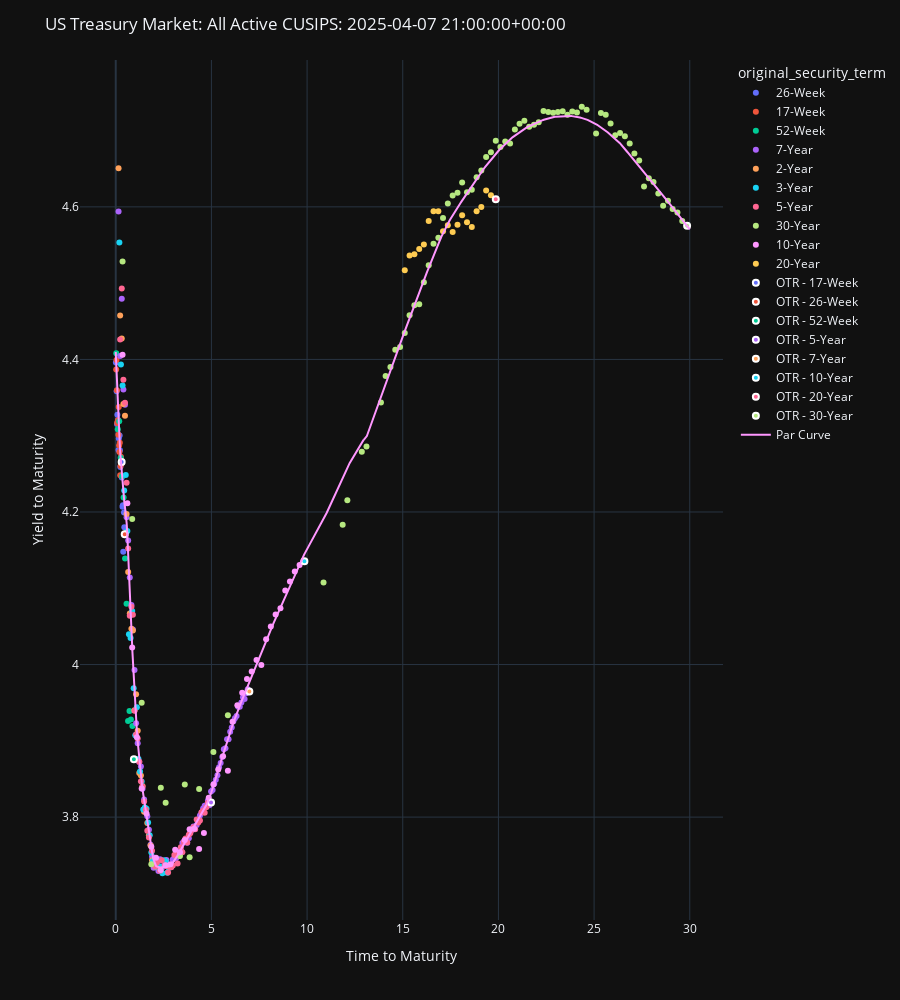

The notebook cell saved with this chart:
### Markdown cell above
## Plotting CUSIP YTMs + Par Curve Model

### Code cell
usts.plot_all_cusips(date=datetime(2025, 4, 7))

### Figure 1 — Plotly figure (JSON) as saved in the notebook; plotly's stock layout.template omitted (floating-point values rounded to 4 significant figures; data arrays with more than 128 entries replaced by an {"elided": "..."} marker saying what was removed)
{"data": [{"customdata": [["2025-02-27T00:00:00", "2025-04-10T00:00:00", "912797NB9", "26-Week", "nan% Apr-25", 99.98, 231000.0], ["2025-03-13T00:00:00", "2025-04-24T00:00:00", "912797NC7", "26-Week", "nan% Apr-25", 99.81, 226000.0], ["2025-03-20T00:00:00", "2025-05-01T00:00:00", "912797ND5", "26-Week", "nan% May-25", 99.73, 226000.0], ["2025-03-27T00:00:00", "2025-05-08T00:00:00", "912797NE3", "26-Week", "nan% May-25", 99.65, 226000.0], ["2025-02-20T00:00:00", "2025-05-22T00:00:00", "912797NM5", "26-Week", "nan% May-25", 99.48, 152000.0], ["2025-02-27T00:00:00", "2025-05-29T00:00:00", "912797NN3", "26-Week", "nan% May-25", 99.41, 148000.0], ["2025-03-06T00:00:00", "2025-06-05T00:00:00", "912797NP8", "26-Week", "nan% Jun-25", 99.32, 148000.0], ["2025-03-20T00:00:00", "2025-06-20T00:00:00", "912797NV5", "26-Week", "nan% Jun-25", 99.15, 148000.0], ["2025-03-27T00:00:00", "2025-06-26T00:00:00", "912797NW3", "26-Week", "nan% Jun-25", 99.08, 148000.0], ["2025-04-03T00:00:00", "2025-07-03T00:00:00", "912797NX1", "26-Week", "nan% Jul-25", 99.0, 152800.0], ["2025-01-16T00:00:00", "2025-07-17T00:00:00", "912797PE1", "26-Week", "nan% Jul-25", 98.84, 72000.0], ["2025-01-23T00:00:00", "2025-07-24T00:00:00", "912797PF8", "26-Week", "nan% Jul-25", 98.76, 72000.0], ["2025-01-30T00:00:00", "2025-07-31T00:00:00", "912797PG6", "26-Week", "nan% Jul-25", 98.69, 72000.0], ["2025-02-13T00:00:00", "2025-08-14T00:00:00", "912797PN1", "26-Week", "nan% Aug-25", 98.54, 72000.0], ["2025-02-20T00:00:00", "2025-08-21T00:00:00", "912797PP6", "26-Week", "nan% Aug-25", 98.46, 70000.0], ["2025-02-27T00:00:00", "2025-08-28T00:00:00", "912797PQ4", "26-Week", "nan% Aug-25", 98.4, 68000.0], ["2025-03-13T00:00:00", "2025-09-11T00:00:00", "912797PW1", "26-Week", "nan% Sep-25", 98.25, 68000.0], ["2025-03-20T00:00:00", "2025-09-18T00:00:00", "912797PX9", "26-Week", "nan% Sep-25", 98.18, 68000.0]], "hovertemplate": "original_security_term=%{customdata[3]}<br>time_to_maturity=%{x}<br>eod_ytm=%{y}<br>issue_date=%{customdata[0]}<br>maturity_date=%{customdata[1]}<br>cusip=%{customdata[2]}<br>ust_label=%{customdata[4]}<br>eod_price=%{customdata[5]}<br>free_float=%{customdata[6]}<extra></extra>", "legendgroup": "26-Week", "marker": {"color": "#636efa", "symbol": "circle"}, "mode": "markers", "name": "26-Week", "orientation": "v", "showlegend": true, "type": "scatter", "x": [0.008219, 0.04658, 0.06575, 0.08493, 0.1233, 0.1425, 0.1616, 0.2027, 0.2192, 0.2384, 0.2767, 0.2959, 0.3151, 0.3534, 0.3726, 0.3918, 0.4301, 0.4493], "xaxis": "x", "y": [4.396, 4.358, 4.315, 4.327, 4.321, 4.281, 4.296, 4.3, 4.281, 4.259, 4.262, 4.264, 4.245, 4.207, 4.209, 4.148, 4.199, 4.18], "yaxis": "y"}, {"customdata": [["2025-03-18T00:00:00", "2025-04-15T00:00:00", "912797NZ6", "17-Week", "nan% Apr-25", 99.92, 224000.0], ["2025-03-25T00:00:00", "2025-04-22T00:00:00", "912797PA9", "17-Week", "nan% Apr-25", 99.83, 219000.0], ["2025-04-01T00:00:00", "2025-04-29T00:00:00", "912797PB7", "17-Week", "nan% Apr-25", 99.75, 214000.0], ["2025-03-11T00:00:00", "2025-05-06T00:00:00", "912797PC5", "17-Week", "nan% May-25", 99.67, 139000.0], ["2025-03-18T00:00:00", "2025-05-13T00:00:00", "912797PH4", "17-Week", "nan% May-25", 99.59, 139000.0], ["2025-03-25T00:00:00", "2025-05-20T00:00:00", "912797PJ0", "17-Week", "nan% May-25", 99.51, 139000.0], ["2025-04-01T00:00:00", "2025-05-27T00:00:00", "912797PK7", "17-Week", "nan% May-25", 99.43, 139000.0], ["2025-02-04T00:00:00", "2025-06-03T00:00:00", "912797PL5", "17-Week", "nan% Jun-25", 99.34, 64000.0], ["2025-02-11T00:00:00", "2025-06-10T00:00:00", "912797PR2", "17-Week", "nan% Jun-25", 99.27, 64000.0], ["2025-02-18T00:00:00", "2025-06-17T00:00:00", "912797PS0", "17-Week", "nan% Jun-25", 99.19, 62000.0], ["2025-02-25T00:00:00", "2025-06-24T00:00:00", "912797PT8", "17-Week", "nan% Jun-25", 99.11, 60000.0], ["2025-03-04T00:00:00", "2025-07-01T00:00:00", "912797PU5", "17-Week", "nan% Jul-25", 99.03, 60000.0], ["2025-03-11T00:00:00", "2025-07-08T00:00:00", "912797PZ4", "17-Week", "nan% Jul-25", 98.95, 60000.0], ["2025-03-18T00:00:00", "2025-07-15T00:00:00", "912797QA8", "17-Week", "nan% Jul-25", 98.86, 60000.0], ["2025-03-25T00:00:00", "2025-07-22T00:00:00", "912797QB6", "17-Week", "nan% Jul-25", 98.78, 60000.0]], "hovertemplate": "original_security_term=%{customdata[3]}<br>time_to_maturity=%{x}<br>eod_ytm=%{y}<br>issue_date=%{customdata[0]}<br>maturity_date=%{customdata[1]}<br>cusip=%{customdata[2]}<br>ust_label=%{customdata[4]}<br>eod_price=%{customdata[5]}<br>free_float=%{customdata[6]}<extra></extra>", "legendgroup": "17-Week", "marker": {"color": "#EF553B", "symbol": "circle"}, "mode": "markers", "name": "17-Week", "orientation": "v", "showlegend": true, "type": "scatter", "x": [0.02192, 0.0411, 0.06027, 0.07945, 0.09863, 0.1178, 0.137, 0.1562, 0.1753, 0.1945, 0.2137, 0.2329, 0.2521, 0.2712, 0.2904], "xaxis": "x", "y": [4.387, 4.399, 4.36, 4.317, 4.318, 4.32, 4.301, 4.337, 4.287, 4.279, 4.291, 4.248, 4.26, 4.272, 4.264], "yaxis": "y"}, {"customdata": [["2025-03-06T00:00:00", "2025-04-17T00:00:00", "912797KS5", "52-Week", "nan% Apr-25", 99.89, 322000.0], ["2025-04-03T00:00:00", "2025-05-15T00:00:00", "912797LB1", "52-Week", "nan% May-25", 99.57, 276500.0], ["2025-03-13T00:00:00", "2025-06-12T00:00:00", "912797LN5", "52-Week", "nan% Jun-25", 99.24, 194000.0], ["2025-01-09T00:00:00", "2025-07-10T00:00:00", "912797LW5", "52-Week", "nan% Jul-25", 98.92, 118000.0], ["2025-02-06T00:00:00", "2025-08-07T00:00:00", "912797MG9", "52-Week", "nan% Aug-25", 98.61, 118000.0], ["2025-03-06T00:00:00", "2025-09-04T00:00:00", "912797MH7", "52-Week", "nan% Sep-25", 98.32, 113900.0], ["2025-04-03T00:00:00", "2025-10-02T00:00:00", "912797MS3", "52-Week", "nan% Oct-25", 98.04, 120300.0], ["2024-10-31T00:00:00", "2025-10-30T00:00:00", "912797NA1", "52-Week", "nan% Oct-25", 97.76, 47990.0], ["2024-11-29T00:00:00", "2025-11-28T00:00:00", "912797NL7", "52-Week", "nan% Nov-25", 97.55, 48000.0], ["2024-12-26T00:00:00", "2025-12-26T00:00:00", "912797NU7", "52-Week", "nan% Dec-25", 97.24, 48000.0], ["2025-01-23T00:00:00", "2026-01-22T00:00:00", "912797PD3", "52-Week", "nan% Jan-26", 96.97, 48000.0], ["2025-02-20T00:00:00", "2026-02-19T00:00:00", "912797PM3", "52-Week", "nan% Feb-26", 96.69, 47990.0]], "hovertemplate": "original_security_term=%{customdata[3]}<br>time_to_maturity=%{x}<br>eod_ytm=%{y}<br>issue_date=%{customdata[0]}<br>maturity_date=%{customdata[1]}<br>cusip=%{customdata[2]}<br>ust_label=%{customdata[4]}<br>eod_price=%{customdata[5]}<br>free_float=%{customdata[6]}<extra></extra>", "legendgroup": "52-Week", "marker": {"color": "#00cc96", "symbol": "circle"}, "mode": "markers", "name": "52-Week", "orientation": "v", "showlegend": true, "type": "scatter", "x": [0.0274, 0.1041, 0.1808, 0.2575, 0.3342, 0.411, 0.4877, 0.5644, 0.6438, 0.7205, 0.7945, 0.8712], "xaxis": "x", "y": [4.408, 4.309, 4.319, 4.271, 4.247, 4.219, 4.139, 4.08, 3.926, 3.939, 3.928, 3.92], "yaxis": "y"}, {"customdata": {"elided": "82x7 mixed values"}, "hovertemplate": "original_security_term=%{customdata[3]}<br>time_to_maturity=%{x}<br>eod_ytm=%{y}<br>issue_date=%{customdata[0]}<br>maturity_date=%{customdata[1]}<br>cusip=%{customdata[2]}<br>ust_label=%{customdata[4]}<br>eod_price=%{customdata[5]}<br>free_float=%{customdata[6]}<extra></extra>", "legendgroup": "7-Year", "marker": {"color": "#ab63fa", "symbol": "circle"}, "mode": "markers", "name": "7-Year", "orientation": "v", "showlegend": true, "type": "scatter", "x": [0.1479, 0.2301, 0.3151, 0.4, 0.4822, 0.5671, 0.6493, 0.7342, 0.8192, 0.8959, 0.9808, 1.063, 1.148, 1.23, 1.315, 1.4, 1.482, 1.567, 1.649, 1.734, 1.819, 1.896, 1.981, 2.063, 2.148, 2.23, 2.315, 2.4, 2.482, 2.567, 2.649, 2.734, 2.819, 2.898, 2.983, 3.065, 3.15, 3.232, 3.316, 3.401, 3.483, 3.568, 3.65, 3.734, 3.819, 3.896, 3.981, 4.063, 4.148, 4.23, 4.315, 4.4, 4.482, 4.567, 4.649, 4.734, 4.819, 4.896, 4.981, 5.063, 5.148, 5.23, 5.315, 5.4, 5.482, 5.567, 5.649, 5.734, 5.819, 5.896, 5.981, 6.063, 6.148, 6.23, 6.315, 6.4, 6.482, 6.567, 6.649, 6.734, 6.819, 6.898], "xaxis": "x", "y": [4.594, 4.404, 4.48, 4.361, 4.341, 4.193, 4.163, 4.114, 4.078, 4.046, 3.993, 3.923, 3.897, 3.872, 3.866, 3.837, 3.823, 3.81, 3.801, 3.783, 3.764, 3.748, 3.734, 3.744, 3.742, 3.729, 3.745, 3.735, 3.735, 3.741, 3.744, 3.735, 3.735, 3.734, 3.745, 3.747, 3.746, 3.748, 3.75, 3.756, 3.766, 3.768, 3.768, 3.766, 3.772, 3.782, 3.783, 3.788, 3.784, 3.79, 3.796, 3.802, 3.806, 3.811, 3.815, 3.816, 3.822, 3.816, 3.833, 3.835, 3.844, 3.849, 3.855, 3.865, 3.871, 3.879, 3.889, 3.89, 3.902, 3.902, 3.912, 3.918, 3.926, 3.93, 3.933, 3.945, 3.945, 3.95, 3.957, 3.955, 3.963, 3.968], "yaxis": "y"}, {"customdata": {"elided": "22x7 mixed values"}, "hovertemplate": "original_security_term=%{customdata[3]}<br>time_to_maturity=%{x}<br>eod_ytm=%{y}<br>issue_date=%{customdata[0]}<br>maturity_date=%{customdata[1]}<br>cusip=%{customdata[2]}<br>ust_label=%{customdata[4]}<br>eod_price=%{customdata[5]}<br>free_float=%{customdata[6]}<extra></extra>", "legendgroup": "2-Year", "marker": {"color": "#FFA15A", "symbol": "circle"}, "mode": "markers", "name": "2-Year", "orientation": "v", "showlegend": true, "type": "scatter", "x": [0.1479, 0.2301, 0.3151, 0.4, 0.4822, 0.5671, 0.6493, 0.7342, 0.8192, 0.8959, 0.9808, 1.063, 1.148, 1.23, 1.315, 1.4, 1.482, 1.567, 1.649, 1.734, 1.819, 1.896], "xaxis": "x", "y": [4.65, 4.458, 4.427, 4.342, 4.326, 4.197, 4.121, 4.067, 4.047, 4.045, 3.94, 3.961, 3.913, 3.858, 3.855, 3.841, 3.807, 3.811, 3.792, 3.776, 3.763, 3.743], "yaxis": "y"}, {"customdata": {"elided": "31x7 mixed values"}, "hovertemplate": "original_security_term=%{customdata[3]}<br>time_to_maturity=%{x}<br>eod_ytm=%{y}<br>issue_date=%{customdata[0]}<br>maturity_date=%{customdata[1]}<br>cusip=%{customdata[2]}<br>ust_label=%{customdata[4]}<br>eod_price=%{customdata[5]}<br>free_float=%{customdata[6]}<extra></extra>", "legendgroup": "3-Year", "marker": {"color": "#19d3f3", "symbol": "circle"}, "mode": "markers", "name": "3-Year", "orientation": "v", "showlegend": true, "type": "scatter", "x": [0.189, 0.2712, 0.3562, 0.4411, 0.5233, 0.6082, 0.6904, 0.7753, 0.8603, 0.937, 1.022, 1.104, 1.189, 1.271, 1.356, 1.441, 1.523, 1.608, 1.69, 1.775, 1.86, 1.937, 2.022, 2.104, 2.271, 2.356, 2.441, 2.523, 2.608, 2.69, 2.775], "xaxis": "x", "y": [4.553, 4.393, 4.366, 4.228, 4.248, 4.175, 4.04, 4.035, 4.07, 3.969, 3.907, 3.944, 3.876, 3.86, 3.847, 3.81, 3.813, 3.811, 3.793, 3.776, 3.754, 3.742, 3.738, 3.734, 3.735, 3.734, 3.726, 3.744, 3.742, 3.727, 3.733], "yaxis": "y"}, {"customdata": {"elided": "52x7 mixed values"}, "hovertemplate": "original_security_term=%{customdata[3]}<br>time_to_maturity=%{x}<br>eod_ytm=%{y}<br>issue_date=%{customdata[0]}<br>maturity_date=%{customdata[1]}<br>cusip=%{customdata[2]}<br>ust_label=%{customdata[4]}<br>eod_price=%{customdata[5]}<br>free_float=%{customdata[6]}<extra></extra>", "legendgroup": "5-Year", "marker": {"color": "#FF6692", "symbol": "circle"}, "mode": "markers", "name": "5-Year", "orientation": "v", "showlegend": true, "type": "scatter", "x": [0.2301, 0.3151, 0.4, 0.4822, 0.5671, 0.6493, 0.7342, 0.8192, 0.8959, 0.9808, 1.063, 1.148, 1.23, 1.315, 1.4, 1.482, 1.567, 1.649, 1.734, 1.896, 2.063, 2.148, 2.315, 2.4, 2.567, 2.649, 2.734, 2.819, 2.898, 2.983, 3.065, 3.15, 3.232, 3.316, 3.401, 3.483, 3.568, 3.65, 3.734, 3.819, 3.896, 3.981, 4.063, 4.148, 4.23, 4.315, 4.4, 4.482, 4.567, 4.649, 4.734, 4.819], "xaxis": "x", "y": [4.426, 4.493, 4.373, 4.343, 4.238, 4.152, 4.064, 4.076, 4.065, 3.939, 3.908, 3.903, 3.873, 3.847, 3.84, 3.821, 3.81, 3.782, 3.773, 3.756, 3.735, 3.74, 3.73, 3.744, 3.737, 3.736, 3.727, 3.735, 3.734, 3.737, 3.75, 3.751, 3.739, 3.749, 3.761, 3.754, 3.767, 3.772, 3.767, 3.777, 3.779, 3.783, 3.787, 3.784, 3.797, 3.793, 3.796, 3.806, 3.808, 3.806, 3.813, 3.819], "yaxis": "y"}, {"customdata": {"elided": "80x7 mixed values"}, "hovertemplate": "original_security_term=%{customdata[3]}<br>time_to_maturity=%{x}<br>eod_ytm=%{y}<br>issue_date=%{customdata[0]}<br>maturity_date=%{customdata[1]}<br>cusip=%{customdata[2]}<br>ust_label=%{customdata[4]}<br>eod_price=%{customdata[5]}<br>free_float=%{customdata[6]}<extra></extra>", "legendgroup": "30-Year", "marker": {"color": "#B6E880", "symbol": "circle"}, "mode": "markers", "name": "30-Year", "orientation": "v", "showlegend": true, "type": "scatter", "x": [0.3562, 0.8603, 1.356, 1.86, 2.356, 2.608, 3.357, 3.609, 3.86, 4.356, 5.104, 5.86, 10.86, 11.86, 12.1, 12.86, 13.1, 13.86, 14.1, 14.36, 14.61, 14.86, 15.11, 15.36, 15.61, 15.86, 16.1, 16.36, 16.61, 16.86, 17.1, 17.36, 17.61, 17.86, 18.1, 18.36, 18.61, 18.86, 19.11, 19.36, 19.61, 19.86, 20.1, 20.36, 20.61, 20.86, 21.1, 21.36, 21.61, 21.86, 22.1, 22.36, 22.61, 22.86, 23.11, 23.36, 23.61, 23.86, 24.1, 24.36, 24.61, 25.1, 25.36, 25.61, 25.86, 26.1, 26.36, 26.61, 26.86, 27.11, 27.36, 27.61, 27.86, 28.1, 28.36, 28.61, 28.86, 29.1, 29.36, 29.61], "xaxis": "x", "y": [4.528, 4.191, 3.95, 3.738, 3.839, 3.819, 3.749, 3.843, 3.747, 3.837, 3.885, 3.934, 4.107, 4.183, 4.215, 4.279, 4.286, 4.344, 4.378, 4.39, 4.413, 4.416, 4.435, 4.458, 4.471, 4.472, 4.501, 4.523, 4.552, 4.559, 4.586, 4.604, 4.615, 4.618, 4.632, 4.619, 4.623, 4.639, 4.648, 4.666, 4.672, 4.687, 4.678, 4.686, 4.683, 4.701, 4.709, 4.713, 4.705, 4.707, 4.711, 4.726, 4.725, 4.723, 4.724, 4.725, 4.721, 4.725, 4.724, 4.731, 4.727, 4.696, 4.723, 4.721, 4.709, 4.694, 4.697, 4.692, 4.683, 4.67, 4.661, 4.627, 4.638, 4.633, 4.618, 4.602, 4.608, 4.597, 4.593, 4.581], "yaxis": "y"}, {"customdata": {"elided": "38x7 mixed values"}, "hovertemplate": "original_security_term=%{customdata[3]}<br>time_to_maturity=%{x}<br>eod_ytm=%{y}<br>issue_date=%{customdata[0]}<br>maturity_date=%{customdata[1]}<br>cusip=%{customdata[2]}<br>ust_label=%{customdata[4]}<br>eod_price=%{customdata[5]}<br>free_float=%{customdata[6]}<extra></extra>", "legendgroup": "10-Year", "marker": {"color": "#FF97FF", "symbol": "circle"}, "mode": "markers", "name": "10-Year", "orientation": "v", "showlegend": true, "type": "scatter", "x": [0.3562, 0.6082, 0.8603, 1.104, 1.356, 1.608, 1.86, 2.104, 2.356, 2.608, 2.86, 3.106, 3.357, 3.609, 3.86, 4.104, 4.356, 4.608, 4.86, 5.104, 5.356, 5.608, 5.86, 6.104, 6.356, 6.608, 6.86, 7.106, 7.357, 7.609, 7.86, 8.104, 8.356, 8.608, 8.86, 9.104, 9.356, 9.608], "xaxis": "x", "y": [4.406, 4.211, 4.022, 3.905, 3.838, 3.805, 3.761, 3.747, 3.731, 3.737, 3.738, 3.757, 3.754, 3.77, 3.784, 3.785, 3.758, 3.779, 3.825, 3.843, 3.863, 3.88, 3.861, 3.925, 3.947, 3.963, 3.981, 3.991, 4.006, 3.999, 4.033, 4.05, 4.066, 4.074, 4.097, 4.109, 4.122, 4.131], "yaxis": "y"}, {"customdata": {"elided": "19x7 mixed values"}, "hovertemplate": "original_security_term=%{customdata[3]}<br>time_to_maturity=%{x}<br>eod_ytm=%{y}<br>issue_date=%{customdata[0]}<br>maturity_date=%{customdata[1]}<br>cusip=%{customdata[2]}<br>ust_label=%{customdata[4]}<br>eod_price=%{customdata[5]}<br>free_float=%{customdata[6]}<extra></extra>", "legendgroup": "20-Year", "marker": {"color": "#FECB52", "symbol": "circle"}, "mode": "markers", "name": "20-Year", "orientation": "v", "showlegend": true, "type": "scatter", "x": [15.11, 15.36, 15.61, 15.86, 16.1, 16.36, 16.61, 16.86, 17.1, 17.36, 17.61, 17.86, 18.1, 18.36, 18.61, 18.86, 19.11, 19.36, 19.61], "xaxis": "x", "y": [4.517, 4.536, 4.538, 4.545, 4.551, 4.581, 4.594, 4.594, 4.568, 4.576, 4.567, 4.576, 4.589, 4.58, 4.574, 4.594, 4.6, 4.622, 4.615], "yaxis": "y"}, {"customdata": [["2025-04-01T00:00:00", "2025-07-29T00:00:00", "912797QC4", "OTR - 17-Week", "nan% Jul-25", 98.7, 60000.0]], "hovertemplate": "original_security_term=%{customdata[3]}<br>time_to_maturity=%{x}<br>eod_ytm=%{y}<br>issue_date=%{customdata[0]}<br>maturity_date=%{customdata[1]}<br>cusip=%{customdata[2]}<br>ust_label=%{customdata[4]}<br>eod_price=%{customdata[5]}<br>free_float=%{customdata[6]}<extra></extra>", "legendgroup": "OTR - 17-Week", "marker": {"color": "#636efa", "line": {"color": "white", "width": 2}, "symbol": "circle"}, "mode": "markers", "name": "OTR - 17-Week", "orientation": "v", "showlegend": true, "type": "scatter", "x": [0.3096], "xaxis": "x", "y": [4.265], "yaxis": "y"}, {"customdata": [["2025-03-27T00:00:00", "2025-09-25T00:00:00", "912797PY7", "OTR - 26-Week", "nan% Sep-25", 98.11, 68000.0]], "hovertemplate": "original_security_term=%{customdata[3]}<br>time_to_maturity=%{x}<br>eod_ytm=%{y}<br>issue_date=%{customdata[0]}<br>maturity_date=%{customdata[1]}<br>cusip=%{customdata[2]}<br>ust_label=%{customdata[4]}<br>eod_price=%{customdata[5]}<br>free_float=%{customdata[6]}<extra></extra>", "legendgroup": "OTR - 26-Week", "marker": {"color": "#EF553B", "line": {"color": "white", "width": 2}, "symbol": "circle"}, "mode": "markers", "name": "OTR - 26-Week", "orientation": "v", "showlegend": true, "type": "scatter", "x": [0.4685], "xaxis": "x", "y": [4.171], "yaxis": "y"}, {"customdata": [["2025-03-20T00:00:00", "2026-03-19T00:00:00", "912797PV3", "OTR - 52-Week", "nan% Mar-26", 96.44, 47980.0]], "hovertemplate": "original_security_term=%{customdata[3]}<br>time_to_maturity=%{x}<br>eod_ytm=%{y}<br>issue_date=%{customdata[0]}<br>maturity_date=%{customdata[1]}<br>cusip=%{customdata[2]}<br>ust_label=%{customdata[4]}<br>eod_price=%{customdata[5]}<br>free_float=%{customdata[6]}<extra></extra>", "legendgroup": "OTR - 52-Week", "marker": {"color": "#00cc96", "line": {"color": "white", "width": 2}, "symbol": "circle"}, "mode": "markers", "name": "OTR - 52-Week", "orientation": "v", "showlegend": true, "type": "scatter", "x": [0.9479], "xaxis": "x", "y": [3.876], "yaxis": "y"}, {"customdata": [["2025-03-31T00:00:00", "2030-03-31T00:00:00", "91282CMU2", "OTR - 5-Year", "4.000% Mar-30", 100.8, 70000.0]], "hovertemplate": "original_security_term=%{customdata[3]}<br>time_to_maturity=%{x}<br>eod_ytm=%{y}<br>issue_date=%{customdata[0]}<br>maturity_date=%{customdata[1]}<br>cusip=%{customdata[2]}<br>ust_label=%{customdata[4]}<br>eod_price=%{customdata[5]}<br>free_float=%{customdata[6]}<extra></extra>", "legendgroup": "OTR - 5-Year", "marker": {"color": "#ab63fa", "line": {"color": "white", "width": 2}, "symbol": "circle"}, "mode": "markers", "name": "OTR - 5-Year", "orientation": "v", "showlegend": true, "type": "scatter", "x": [4.981], "xaxis": "x", "y": [3.819], "yaxis": "y"}, {"customdata": [["2025-03-31T00:00:00", "2032-03-31T00:00:00", "91282CMT5", "OTR - 7-Year", "4.125% Mar-32", 101.0, 44000.0]], "hovertemplate": "original_security_term=%{customdata[3]}<br>time_to_maturity=%{x}<br>eod_ytm=%{y}<br>issue_date=%{customdata[0]}<br>maturity_date=%{customdata[1]}<br>cusip=%{customdata[2]}<br>ust_label=%{customdata[4]}<br>eod_price=%{customdata[5]}<br>free_float=%{customdata[6]}<extra></extra>", "legendgroup": "OTR - 7-Year", "marker": {"color": "#FFA15A", "line": {"color": "white", "width": 2}, "symbol": "circle"}, "mode": "markers", "name": "OTR - 7-Year", "orientation": "v", "showlegend": true, "type": "scatter", "x": [6.983], "xaxis": "x", "y": [3.965], "yaxis": "y"}, {"customdata": [["2025-03-17T00:00:00", "2035-02-15T00:00:00", "91282CMM0", "OTR - 10-Year", "4.625% Feb-35", 103.9, 81000.0]], "hovertemplate": "original_security_term=%{customdata[3]}<br>time_to_maturity=%{x}<br>eod_ytm=%{y}<br>issue_date=%{customdata[0]}<br>maturity_date=%{customdata[1]}<br>cusip=%{customdata[2]}<br>ust_label=%{customdata[4]}<br>eod_price=%{customdata[5]}<br>free_float=%{customdata[6]}<extra></extra>", "legendgroup": "OTR - 10-Year", "marker": {"color": "#19d3f3", "line": {"color": "white", "width": 2}, "symbol": "circle"}, "mode": "markers", "name": "OTR - 10-Year", "orientation": "v", "showlegend": true, "type": "scatter", "x": [9.86], "xaxis": "x", "y": [4.135], "yaxis": "y"}, {"customdata": [["2025-03-31T00:00:00", "2045-02-15T00:00:00", "912810UJ5", "OTR - 20-Year", "4.750% Feb-45", 101.8, 28970.0]], "hovertemplate": "original_security_term=%{customdata[3]}<br>time_to_maturity=%{x}<br>eod_ytm=%{y}<br>issue_date=%{customdata[0]}<br>maturity_date=%{customdata[1]}<br>cusip=%{customdata[2]}<br>ust_label=%{customdata[4]}<br>eod_price=%{customdata[5]}<br>free_float=%{customdata[6]}<extra></extra>", "legendgroup": "OTR - 20-Year", "marker": {"color": "#FF6692", "line": {"color": "white", "width": 2}, "symbol": "circle"}, "mode": "markers", "name": "OTR - 20-Year", "orientation": "v", "showlegend": true, "type": "scatter", "x": [19.86], "xaxis": "x", "y": [4.61], "yaxis": "y"}, {"customdata": [["2025-03-17T00:00:00", "2055-02-15T00:00:00", "912810UG1", "OTR - 30-Year", "4.625% Feb-55", 100.8, 43950.0]], "hovertemplate": "original_security_term=%{customdata[3]}<br>time_to_maturity=%{x}<br>eod_ytm=%{y}<br>issue_date=%{customdata[0]}<br>maturity_date=%{customdata[1]}<br>cusip=%{customdata[2]}<br>ust_label=%{customdata[4]}<br>eod_price=%{customdata[5]}<br>free_float=%{customdata[6]}<extra></extra>", "legendgroup": "OTR - 30-Year", "marker": {"color": "#B6E880", "line": {"color": "white", "width": 2}, "symbol": "circle"}, "mode": "markers", "name": "OTR - 30-Year", "orientation": "v", "showlegend": true, "type": "scatter", "x": [29.86], "xaxis": "x", "y": [4.575], "yaxis": "y"}, {"mode": "lines", "name": "Par Curve", "type": "scatter", "x": {"elided": "1000 float values"}, "y": {"elided": "1000 float values"}}], "layout": {"height": 1000, "legend": {"title": {"text": "original_security_term"}, "tracegroupgap": 0}, "margin": {"t": 60}, "showlegend": true, "title": {"text": "US Treasury Market: All Active CUSIPS: 2025-04-07 21:00:00+00:00"}, "xaxis": {"anchor": "y", "domain": [0, 1], "showspikes": true, "spikecolor": "white", "spikemode": "across", "spikesnap": "cursor", "title": {"text": "Time to Maturity"}}, "yaxis": {"anchor": "x", "domain": [0, 1], "showspikes": true, "spikecolor": "white", "spikesnap": "cursor", "spikethickness": 0.5, "title": {"text": "Yield to Maturity"}}}}
